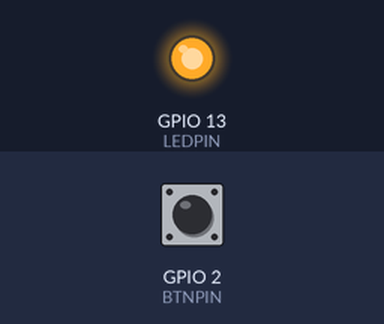
This program was run on a simulated ESP32-S2. Parts: output pins drawn as LEDs (lit = HIGH). The test bench sets the inputs (shaded band); at power-on: GPIO 2 (BTNPIN) LOW.

Above: at 1.2 s.
1.3 s: GPIO 2 (BTNPIN) pulled HIGH for 0.15 s
At 1.6 s:
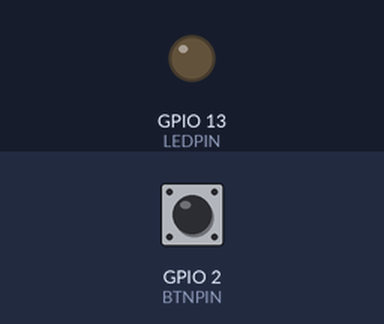
2.9 s: GPIO 2 (BTNPIN) pulled HIGH for 1 s
At 4.0 s:
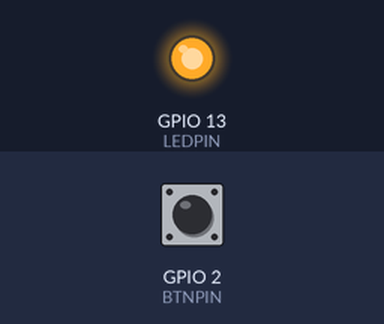
5.4 s: GPIO 2 (BTNPIN) pulled HIGH for 3.2 s
At 5.9 s:
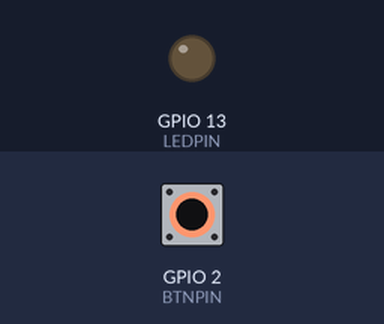
Timing chart, 0 to 8.4 s (numbered marks = the images above; inputs shaded):
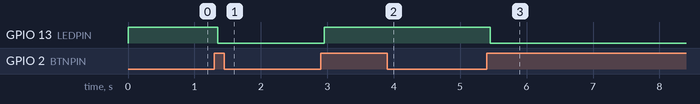

Measured:
- after the input at 1.3 s, GPIO 13 (LEDPIN): HIGH → LOW after 0.05 s
- after the input at 2.9 s, GPIO 13 (LEDPIN): LOW → HIGH after 0.05 s
- after the input at 5.4 s, GPIO 13 (LEDPIN): HIGH → LOW after 0.05 s

The program:

main.cpp
```cpp
#include <Adafruit_GFX.h>

const byte BTNPIN = 2;
const byte LEDPIN = 13;

int ledState = HIGH;
int buttonState;
int lastButtonState = LOW;

unsigned long debounceDelay = 50;
unsigned long lastDebounceTime = 0;


void setup() {
  pinMode(BTNPIN, INPUT);
  pinMode(LEDPIN, OUTPUT);

  analogWrite(LEDPIN, ledState);
}

void loop() {
  int reading = digitalRead(BTNPIN);
  if(reading != lastButtonState) {
    lastDebounceTime = millis();
  }

  if((millis() - lastDebounceTime) > debounceDelay) {
    if(reading != buttonState) {
      buttonState = reading;
      if(buttonState == HIGH) {
        ledState = !ledState;
      }
    }
  }
  digitalWrite(LEDPIN, ledState);
  lastButtonState = reading;

}
```
